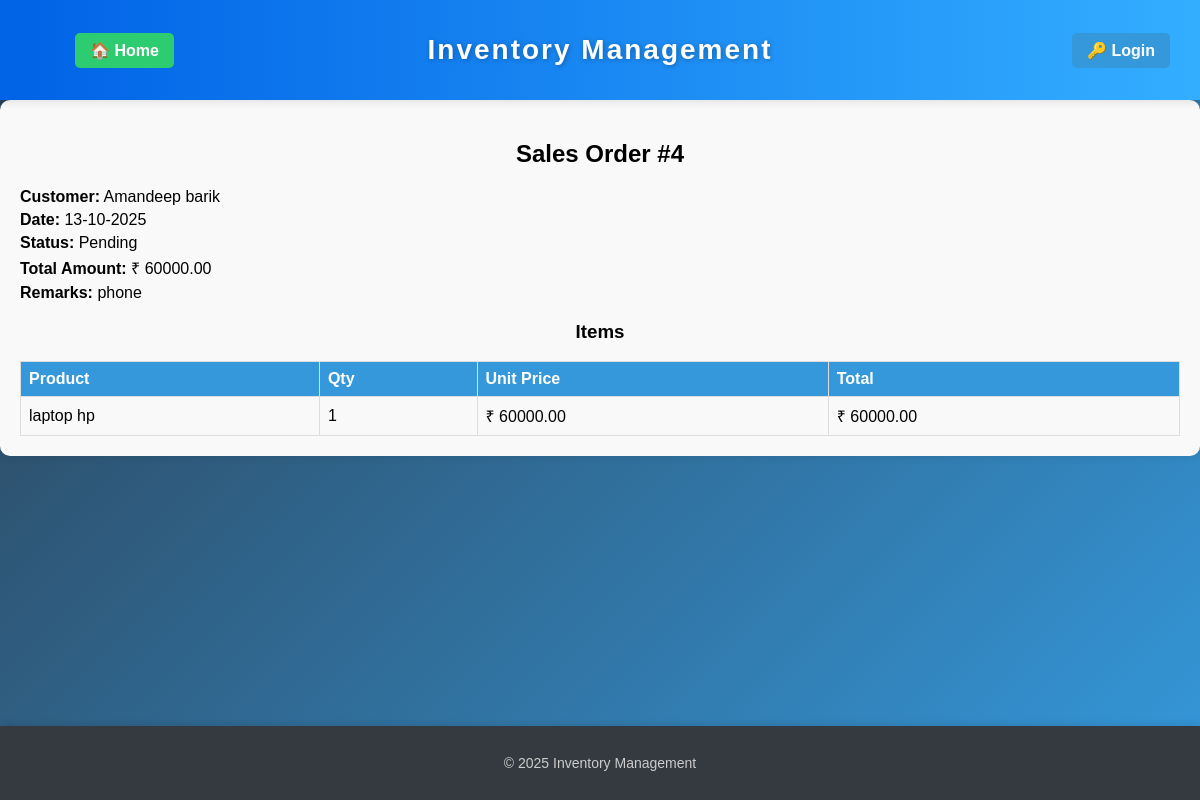
The page /salesOrder/4 on the database its author committed.
### app/models.py (models this page shows)
class SalesOrder(db.Model):
    id = db.Column(db.Integer, primary_key=True)
    customer_id = db.Column(db.Integer, db.ForeignKey('customer.id'), nullable=False)
    date = db.Column(db.Date, nullable=False)
    status = db.Column(db.String(20), default="Pending")
    total_amount = db.Column(db.Float, default=0.0)
    remarks = db.Column(db.String(200))
    customer = db.relationship("Customer", backref="sales_orders")
    items = db.relationship(
        "SalesOrderItem",
        back_populates="sales_order",
        cascade="all, delete-orphan"
    )

class Customer(db.Model):
    id = db.Column(db.Integer, primary_key=True)
    name = db.Column(db.String(200), nullable=False, unique=True)
    address = db.Column(db.String(200), nullable=False)
    state = db.Column(db.String(200), nullable=False)
    city = db.Column(db.String(200), nullable=False)
    phone = db.Column(db.String(20), nullable=False)
    email = db.Column(db.String(200), nullable=False)

class SalesOrderItem(db.Model):
    id = db.Column(db.Integer, primary_key=True)
    sales_order_id = db.Column(db.Integer, db.ForeignKey('sales_order.id'), nullable=False)
    product_id = db.Column(db.Integer, db.ForeignKey('product.id'), nullable=False)
    quantity = db.Column(db.Integer, nullable=False)
    unit_price = db.Column(db.Float, nullable=False)
    total = db.Column(db.Float, nullable=False)
    sales_order = db.relationship("SalesOrder", back_populates="items")
    product = db.relationship("Product", backref="order_items")

class Product(db.Model):
    id = db.Column(db.Integer, primary_key=True)
    name = db.Column(db.String(200), nullable=False)
    group = db.Column(db.String(100))
    description = db.Column(db.String(200))
    price = db.Column(db.Float, default=0.0)

### app/routes/dashboard.py (the view)
@dashboard_bp.route("/salesOrder/<int:order_id>")
def sales_order_detail(order_id):
    order = SalesOrder.query.get_or_404(order_id)
    return render_template("sales_order_detail.html", order=order)

### app/templates/sales_order_detail.html (shortened to what this page needs)
{% extends "base.html" %}
{% block content %}
<div class="sales-order-container">
    <h2 class="heading1">Sales Order #{{ order.id }}</h2>
    <div class="order-info">
        <p><strong>Customer:</strong> {{ order.customer.name }}</p>
        <p><strong>Date:</strong> {{ order.date.strftime('%d-%m-%Y') }}</p>
        <p><strong>Status:</strong> {{ order.status }}</p>
        <p><strong>Total Amount:</strong> ₹ {{ "%.2f"|format(order.total_amount or 0) }}</p>
        {% if order.remarks %}
            <p><strong>Remarks:</strong> {{ order.remarks }}</p>
        {% endif %}
    </div>
    <h3 class="heading1">Items</h3>
    {% if order.items %}
    <table class="items-table">
        <thead>
            <tr>
                <th>Product</th>
                <th>Qty</th>
                <th>Unit Price</th>
                <th>Total</th>
            </tr>
        </thead>
        <tbody>
            {% for item in order.items %}
            <tr>
                <td>{{ item.product.name }}</td>
                <td>{{ item.quantity }}</td>
                <td>₹ {{ "%.2f"|format(item.unit_price) }}</td>
                <td>₹ {{ "%.2f"|format(item.total) }}</td>
            </tr>
            {% endfor %}
        </tbody>
    </table>
    {% else %}
        <p>No items found for this order.</p>
    {% endif %}
</div>
{% endblock %}

### app/static/css/style.css (style rules this page uses)
body { margin: 0; font-family: Arial, sans-serif; min-height: 100vh; display: flex; flex-direction: column; background: linear-gradient(135deg, #2c3e50, #3498db); }
table { width: 80%; border-collapse: collapse; table-layout: auto; margin: auto; }
table, th, td { border: 1px solid black; padding: 10px 15px; white-space: nowrap; text-align: left; color: black; }
.heading1 { color: black; text-align: center; }
.sales-order-container { background: #f9f9f9; padding: 20px; border-radius: 10px; box-shadow: 0 0 10px rgba(0, 0, 0, 0.1); }
.order-info p { font-size: 16px; margin: 5px 0; }
.items-table { width: 100%; border-collapse: collapse; margin-top: 15px; }
.items-table th, .items-table td { border: 1px solid #ddd; padding: 8px; text-align: left; }
.items-table th { background-color: #3498db; color: white; }

### rows shown on the page
SalesOrder: id "4", date "13-10-2025", status "Pending", total_amount "60000.00", remarks "phone"
Customer: customer.name "Amandeep barik"
SalesOrderItem: product.name "laptop hp", quantity "1", unit_price "60000.00", total "60000.00"
